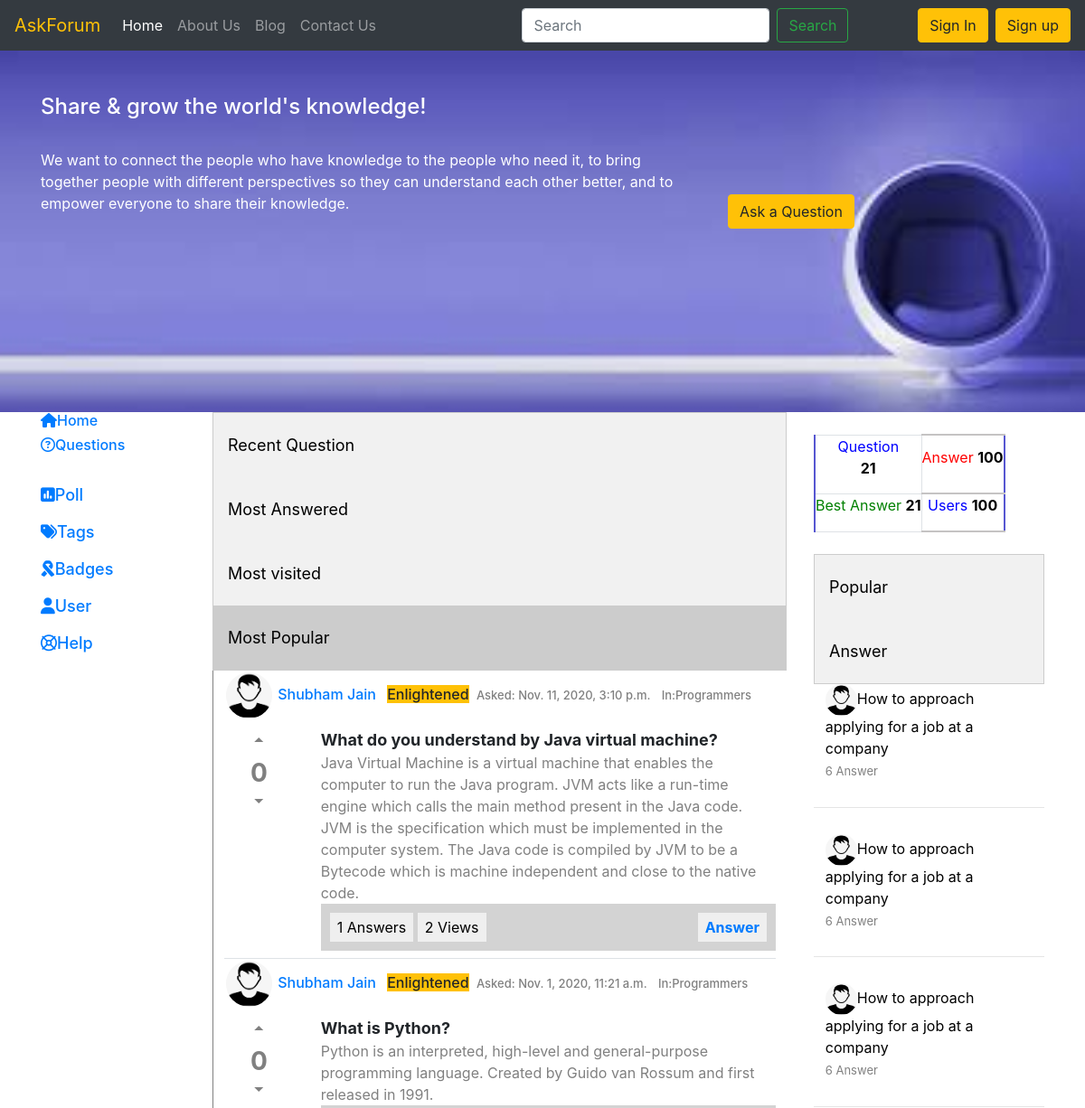
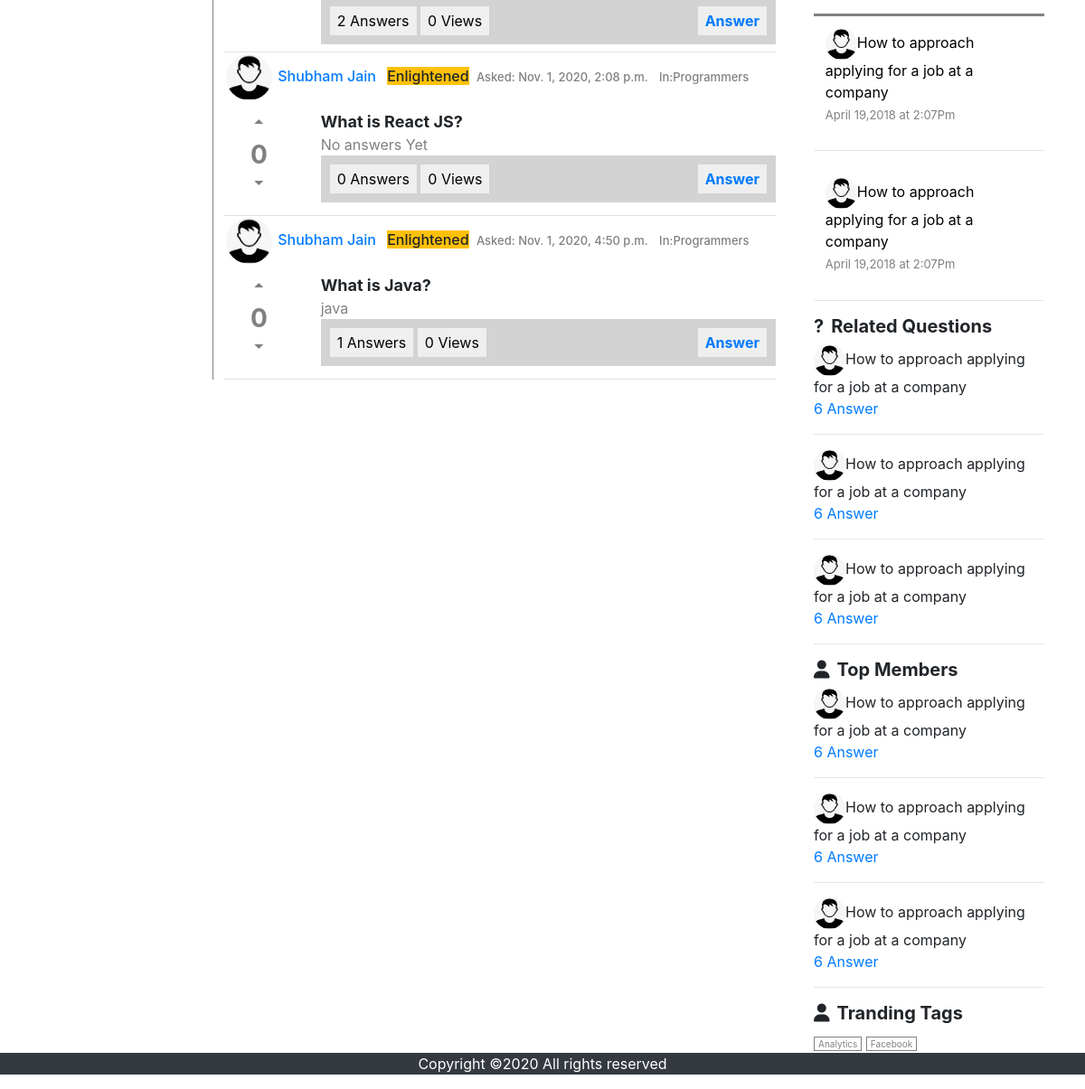
Page /mostPopular/ on the committed database (2 pictures, top to bottom).
### App/models.py (models this page shows, shortened)
class Questions(models.Model):
	questionId = models.UUIDField(default=uuid.uuid4, editable=True, unique=True)
	question = models.TextField()
	totalVotes = models.IntegerField(default=0,blank=True)
	date = models.DateTimeField(auto_now_add=True, blank=True)
	Views = models.IntegerField(default=0)
	User = models.ForeignKey(UserDetail,on_delete=models.CASCADE,related_name='userinfo')

class UserDetail(models.Model):
	UserId = models.CharField(max_length=50,default='',blank=True)
	FirstName = models.CharField(max_length=50,default='',blank=True)
	LastName = models.CharField(max_length=50,default='',blank=True)
	Phone = models.CharField(max_length=10,default='',blank=True)
	Password = models.CharField(max_length=100,default='',blank=True)
	Email = models.EmailField(blank=True)
	SecurityQuestion = models.CharField(max_length=150,default='',blank=True)
	SecurityAnswer = models.CharField(max_length=500,default='',blank=True)
	profilePic = models.ImageField(upload_to='media', default='media/user.png')
	Score = models.IntegerField(default=0)
	MALE = 'M'
	FEMALE = 'F'
	OTHER = 'O'
	GENDER_CHOICES = [
	    (MALE, 'Male'),
	    (FEMALE, 'Female'),
	    (OTHER, 'Other')
	    ]
	Gender = models.CharField(max_length=1,default='',choices=GENDER_CHOICES)

class Answers(models.Model):
	answerId = models.CharField(max_length=100,default='', unique=True)
	question = models.ForeignKey(Questions,on_delete=models.CASCADE)
	answer = models.TextField(blank=True)
	totalVotes = models.IntegerField(blank=True)
	date = models.DateTimeField(auto_now_add=True, blank=True)
	User = models.CharField(max_length=50,blank=True,default='')

### App/views.py (the view)
# urls.py: path('mostPopular/', views.mostPopular, name='mostPopular'),
def mostPopular(request):
	mostPopular = Questions.objects.all().order_by('-totalVotes','-Views')
	Ans = []
	for qid in mostPopular:
		allAnswers = Answers.objects.filter(question=qid)
		Ans.append(allAnswers)
	if request.session.has_key('user'):
		user = request.session['user']
		params = {'userloggedIn':user,'AllQuestions':zip(mostPopular,Ans),'class_':'mostPopular'}
	else:
		params = {'AllQuestions':zip(mostPopular,Ans),'class_':'mostPopular'}
	return render(request,'index.html',params)

### App/templates/index.html (shortened to what this page needs)
{% extends 'base.html' %}
{% load static %}
{% block body %}
    <div class="container">
        <div class="row">
            <div class="col-lg-2 col-md-2 col-sm-12 col-12">
                <a href="/" class="leftSideDivOpt">
                    <h6><i class="fas fa-home"></i>Home</h6>
                </a>
                <a href="#" class="leftSideDivOpt">
                    <h6>
                        <i class="far fa-question-circle"></i>Questions</h6>
                </a>
                <br>
                <a href="#" class="leftSideDivOpt">
                    <h6><i class="fas fa-poll"></i>Poll
                </a>
                <br><br>
                <a href="#" class="leftSideDivOpt">
                    <h6><i class="fas fa-tags"></i>Tags
                </a><br><br>
                <a href="#" class="leftSideDivOpt">
                    <h6><i class="fas fa-ribbon"></i>Badges
                </a><br><br>
                <a href="#" class="leftSideDivOpt">
                    <h6><i class="fas fa-user"></i>User
                </a><br><br>
                <a href="#" class="leftSideDivOpt">
                    <h6><i class="far fa-life-ring"></i>Help
                </a><br><br>
            </div>
            <div class="col-lg-7 col-md-7 col-sm-12 col-12">
                <div class="tab">
                    <a href="/recent/"><button class="tablinks {% if class_ == 'recent' %} active {% endif %}">Recent Question</button></a>
                    <a href="/mostAnswered/"><button class="tablinks {% if class_ == 'mostAnswered' %} active {% endif %}">Most Answered</button></a>
                    <a href="/mostVisited/"><button class="tablinks {% if class_ == 'mostVisited' %} active {% endif %}">Most visited</button></a>
                    <a href="/mostPopular/"><button class="tablinks {% if class_ == 'mostPopular' %} active {% endif %}">Most Popular</button></a>
                </div>
                <div id="Recent_Question" class="tabcontent" style="display: block;">
                    {% for question, Answers in AllQuestions %}
                    <div class="border-bottom pb-2">
                        <h6>
                            <img src="{{question.User.profilePic.url}}" class="midprofile">
                            <a href="/profile/{{question.User.UserId}}">
                            <span class="mr-2">{{question.User.FirstName}} {{question.User.LastName}}</span>
                            </a>
                            <span class="mr-1 btn-warning">Enlightened</span>
                            <span style="color:grey;font-size:small;">Asked:<span> {{question.date}}</span></span>
                            <span style="color:grey;font-size:small;" class="ml-2">In:<span>Programmers</span></span>
                            <br>
                        </h6>
                        <div class="row">
                            <div class="col-lg-2 col-md-2 col-sm-2 col-2">
                                <center>
                                    <h3 style="cursor: pointer;color:grey;font-weight: bolder;">
                                        <span onclick="votes('up--{{question.questionId}}')" data-href="{{question.questionId}}"
                                            class="material-icons" onclick="">
                                        </span><br>
                                        <span id="{{question.questionId}}">{{question.totalVotes}}</span><br>
                                        <span class="material-icons" onclick="votes('down--{{question.questionId}}')">
                                        </span></h3>
                                </center>
                            </div>
                            <div class="col-lg-10 col-md-10 col-sm-10 col-10">
                                <span style="font-size:large;font-weight: bold;">
                                {{question.question}}
                                </span>
                                <br>
                                <span style="color:gray">
                                    {% if not Answers %}
                                    <span> No answers Yet</span>
                                    {% endif %}
                                    {% for ans in Answers|slice:1  %}
                                    {{ans.answer  }}
                                    <br>
                                    {% endfor %}
                                    </span>
                                <div class="midDivinnerSect">
                                    <button>{{Answers|length}} Answers</button>
                                    <button>{{question.Views}} Views</button>
                                    <button class="float-right">
                                    <a href="/answer/{{question.questionId}}">
                                        <strong class='answer' data-href="{{question.questionId}}">Answer</strong></button>
                                </div>
                            </div>
                        </div>
                    </div>
                    {% endfor %}
                </div>
            </div>
            <div class="col-lg-3 col-md-3 col-sm-12 col-12">
                <div class="rightSideDiv">
                    <br>
                    <table>
                        <tr>
                            <td class="border">
                                <p style="color:blue;">Question<br>
                                    <strong style="color:black;">21</strong></p>
                            </td>
                            <td>
                                <p style="color:red;">Answer
                                    <strong style="color:black;">100</strong></p>
                            </td>
                        </tr>
                        <tr>
                            <td class="border">
                                <p style="color:green;">Best Answer
                                    <strong style="color:black;">21</strong></p>
                            </td>
                            <td>
                                <p style="color:blue;">Users
                                    <strong style="color:black;">100</strong></p>
                            </td>
                        </tr>
                    </table>
                    <br>
                    <div class="tab">
                        <button class="tablinks1" onclick="openCity1(event, 'RightPopular')">Popular</button>
                        <button class="tablinks1" onclick="openCity1(event, 'RightAnswer')">Answer</button>
                    </div>
                    <div id="RightPopular" class="tabcontent1">
                        <p><img src="{% static 'images/user.png' %}">How to approach applying for a job at a company<br>
                            <a href="#"><span>6 Answer</span></a></p>
                        <hr>
                        <p><img src="{% static 'images/user.png' %}">How to approach applying for a job at a company<br>
                            <a href="#"><span>6 Answer</span></a></p>
                        <hr>
                        <p><img src="{% static 'images/user.png' %}">How to approach applying for a job at a company<br>
                            <a href="#"><span>6 Answer</span></a></p>
                        <hr>
                    </div>
                    <div id="RightAnswer" class="tabcontent1">
                        <p><img src="{% static 'images/user.png' %}">How to approach applying for a job at a company<br>
                            <span>April 19,2018 at 2:07Pm</span></p>
                        <hr>
                        <p><img src="{% static 'images/user.png' %}">How to approach applying for a job at a company<br>
                            <span>April 19,2018 at 2:07Pm</span></p>
                        <hr>
                    </div>
                    <div>
                        <h5><strong><span class="mr-2">?</span>Related Questions</strong></h5>
                        <p><img src="{% static 'images/user.png' %}" class="profilePic">How to approach applying for a job at a
                            company<br>
                            <a href="#"><span>6 Answer</span></a></p>
                        <hr>
                        <p><img src="{% static 'images/user.png' %}" class="profilePic">How to approach applying for a job at a
                            company<br>
                            <a href="#"><span>6 Answer</span></a></p>
                        <hr>
                        <p><img src="{% static 'images/user.png' %}" class="profilePic">How to approach applying for a job at a
                            company<br>
                            <a href="#"><span>6 Answer</span></a></p>
                        <hr>
                    </div>
                    <div>
                        <h5><strong><span class="mr-2"><i class="fa fa-user"></i></span>Top Members</strong></h5>
                        <p><img src="{% static 'images/user.png' %}" class="profilePic">How to approach applying for a job at a
                            company<br>
                            <a href="#"><span>6 Answer</span></a></p>
                        <hr>
                        <p><img src="{% static 'images/user.png' %}" class="profilePic">How to approach applying for a job at a
                            company<br>
                            <a href="#"><span>6 Answer</span></a></p>
                        <hr>
                        <p><img src="{% static 'images/user.png' %}" class="profilePic">How to approach applying for a job at a
                            company<br>
                            <a href="#"><span>6 Answer</span></a></p>
                        <hr>
                    </div>
                    <div>
                        <h5><strong><span class="mr-2"><i class="fa fa-user"></i></span>Tranding Tags</strong></h5>
                        <a href="#" class="tagBtn">Analytics</a>
                        <a href="#" class="tagBtn">Facebook</a>
                    </div>
                </div>
            </div>
        </div>
    </div>
{% endblock %}

### App/static/css/index.css (style rules this page uses)
* { padding: 0; margin:0; box-sizing: border-box; }
.tab { overflow: hidden; border: 1px solid #ccc; background-color: #f1f1f1; }
.tab button { background-color: inherit; float: left; border: none; outline: none; cursor: pointer; padding: 14px 16px; transition: 0.3s; }
.tab button.active { background-color: #ccc; }
.tabcontent { display: none; padding: 6px 12px; border: 1px solid #ccc; border-top: none; }
table { border:1px solid rgb(197, 195, 195); }
tr { border-left:2px solid rgb(86, 86, 209); border-right:2px solid rgb(86, 86, 209); padding:5px; }
td { border-top:2px solid rgb(197, 195, 195); border-bottom:2px solid rgb(197, 195, 195); }
td p { text-align:center; }
.tabcontent1 img { width:35px; height:35px; border-radius:50%; vertical-align: middle; }
.tabcontent1 p { font-weight: inherit;; padding:5%; color:black; }
.tabcontent1 span { color:grey; font-size:small; }
#RightPopular { border-bottom:3px solid grey; }
.profilePic { width:35px; height:35px; border-radius:50%; vertical-align: middle; }
.tagBtn { border:1px solid grey; padding:1px 4px; color:grey; text-decoration: none; font-size: x-small; }
.midprofile { width:55px; height:55px; padding:2px; border:1 px solid black; border-radius:50%; vertical-align: middle; }
.midDivinnerSect { background:lightgray; padding:2%; }
.midDivinnerSect button { padding:4px 8px; border:grey; outline:none; }
.leftSideDivOpt { font-size:large; font-size: bold; text-decoration: none; padding-top:20px; }

### App/static/css/profile.css (style rules this page uses)
* { margin:0; padding:0; box-sizing: border-box; }
.tab { float: left; border: 1px solid #ccc; background-color: #f1f1f1; width:100%; }
.tab button { display: block; background-color: inherit; color: black; padding: 22px 16px; width:100%; border: none; outline: none; text-align: left; cursor: pointer; transition: 0.3s; font-size:large; }
.tab button.active { background-color: #ccc; }
.tabcontent { float: left; padding: 0px 12px; border: 1px solid #ccc; border:none; border-left: 1px solid grey; display:none; }
.material-icons { color:grey; }

### rows in the picture
Questions: User.profilePic (placeholder picture), User.FirstName "Shubham", User.LastName "Jain", date "Nov. 11, 2020, 3:10 p.m.", totalVotes "0", question "What do you understand by Java virtual machine?", Answers "1", Views "2"
Answers: answer "Java Virtual Machine is a virtual machine that enables the computer to run the Java program. JVM acts like a run-time engine which calls the main method present in the Java code. JVM is the specification which must be implemented in the computer system. The Java code is compiled by JVM to be a Bytecode which is machine independent and close to the native code."
Questions: User.profilePic (placeholder picture), User.FirstName "Shubham", User.LastName "Jain", date "Nov. 1, 2020, 11:21 a.m.", totalVotes "0", question "What is Python?", Answers "2", Views "0"
Answers: answer "Python is an interpreted, high-level and general-purpose programming language. Created by Guido van Rossum and first released in 1991."
Questions: User.profilePic (placeholder picture), User.FirstName "Shubham", User.LastName "Jain", date "Nov. 1, 2020, 2:08 p.m.", totalVotes "0", question "What is React JS?", shows "No answers Yet", Answers "0", Views "0"
Questions: User.profilePic (placeholder picture), User.FirstName "Shubham", User.LastName "Jain", date "Nov. 1, 2020, 4:50 p.m.", totalVotes "0", question "What is Java?", Answers "1", Views "0"
Answers: answer "java"
